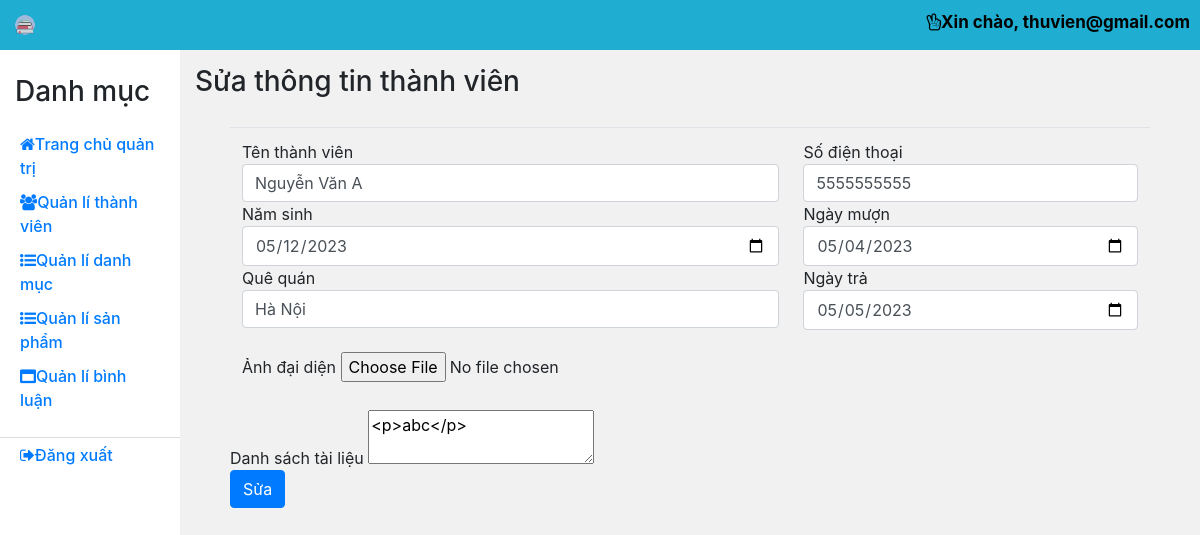
The app's page /quan_tri/index.php?page_layout=suatv&id_tv=11 (signed in) with its own data.
### tables this page shows
CREATE TABLE `thanhvien` (
  `id_tv` int(255) NOT NULL,
  `ten_tv` varchar(255) NOT NULL,
  `nam_sinh` date NOT NULL,
  `que_quan` varchar(255) NOT NULL,
  `anh_tv` varchar(255) NOT NULL,
  `sdt` varchar(10) NOT NULL,
  `chi_tiet` longtext NOT NULL,
  `ngay_muon` date NOT NULL,
  `ngay_tra` date NOT NULL
);

### quan_tri/suatv.php (the view, shortened to what this page needs)
<?php
$sql="SELECT * FROM thanhvien";
$query=mysqli_query($conn,$sql);
$row=mysqli_fetch_array($query);
?>
<link rel="stylesheet" href="css/themmoisp.css">
<h3>Sửa thông tin thành viên</h3>
<div class="new">
    <form method="post" enctype="multipart/form-data">
        <table class="table">
        <tbody>
            <tr>
                <td>
                    Tên thành viên
                    <input type="text" class="form-control" name="ten_tv" required="" value="<?php echo $row["ten_tv"]; ?>">
                    Năm sinh
                    <input type="date" class="form-control" name="nam_sinh" required="" value="<?php echo $row["nam_sinh"]; ?>">
                    Quê quán
                    <input type="text" class="form-control" name="que_quan" value="<?php echo $row["que_quan"]; ?>">
                    <br>
                    Ảnh đại diện
                    <input type="file" name="anh_tv"><input type="hidden" name="anh_tv" value="<?php echo $row["anh_tv"]; ?>"/>
                </td>
                <td>
                    Số điện thoại
                    <input type="text" class="form-control" name="sdt" value="<?php echo $row["sdt"]; ?>">
                    Ngày mượn
                    <input type="date" class="form-control" name="ngay_muon" value="<?php echo $row["ngay_muon"]; ?>">
                    Ngày trả
                    <input type="date" class="form-control" name="ngay_tra" value="<?php echo $row["ngay_tra"]; ?>">
                </td>
            </tr>
        </tbody>
        </table>
        Danh sách tài liệu
        <textarea name="chi_tiet"><?php if(isset($_POST['chi_tiet'])){echo $_POST['chi_tiet'];} else{echo $row["chi_tiet"];} ?></textarea>
        <br>
        <input type="submit" name="insert" value="Sửa" class="btn btn-primary">
    </form>
</div>

### quan_tri/css/quantri.css (style rules this page uses)
* { margin: 0 auto; }
h3 { padding-left: 15px; padding-bottom: 10px; }

### quan_tri/css/themmoisp.css (style rules this page uses)
.new { padding: 10px 50px; }

### records on screen
thanhvien: ten_tv "Nguyễn Văn A", nam_sinh "05/12/2023", que_quan "Hà Nội", sdt "5555555555", ngay_muon "05/04/2023", ngay_tra "05/05/2023", chi_tiet "<p>abc</p>"

### other values on screen
$_SESSION["email"] "thuvien@gmail.com"
